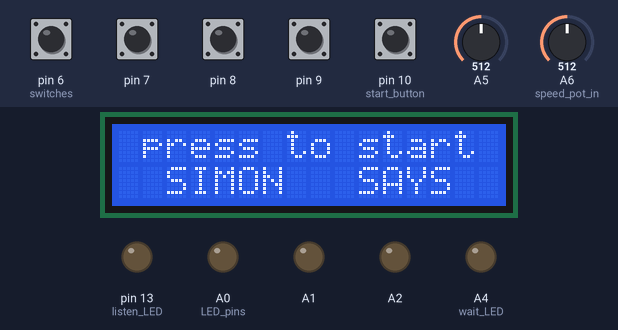
Bench run of a sketch on a simulated Arduino Nano, built with avr-gcc and run on an emulated ATmega328P. Parts: 16×2 character LCD, output pins drawn as LEDs (lit = HIGH). The inputs (shaded band) are chosen by the test bench; at power-on: pin 6 (switches), pin 7–9, pin 10 (start_button) HIGH, A5 = 512, A6 (speed_pot_in) = 512. Random numbers use the default seed unless the sketch sets one.

Above: at 1.2 s.
1.3 s: pin 10 (start_button) pulled LOW for 0.15 s
At 2.7 s:
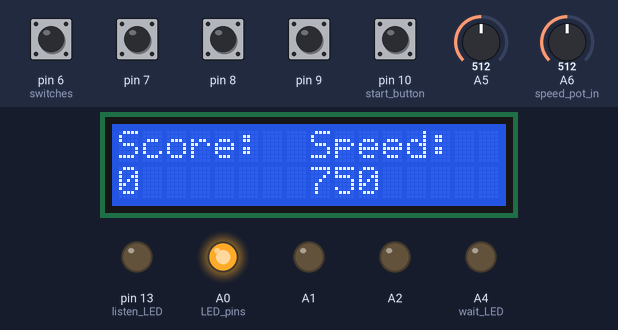
4.4 s: pin 7 pulled LOW for 0.15 s
At 5.8 s:
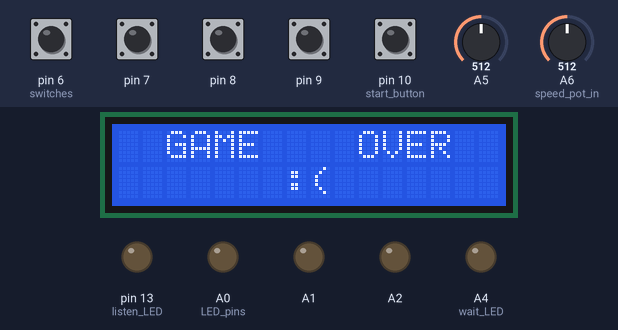
7.5 s: pin 10 (start_button) pulled LOW for 1 s
At 11.2 s:
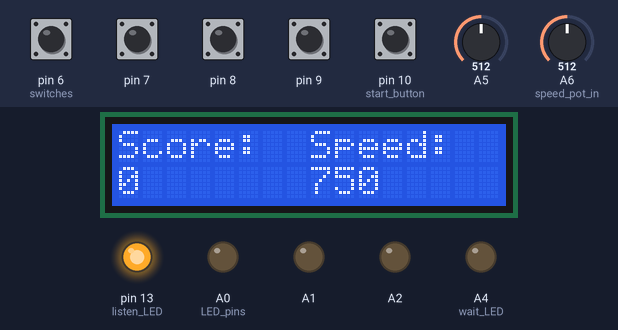
11.5 s: pin 6 (switches) pulled LOW for 0.15 s
At 13.5 s:
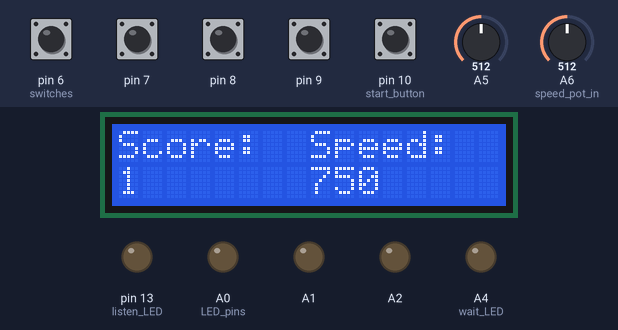
14.2 s: pin 8 pulled LOW for 1 s
At 15.4 s:
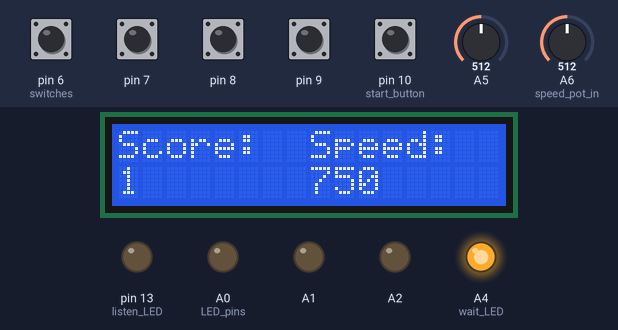
Timing chart, 0 to 17.2 s (numbered marks = the images above; inputs shaded):
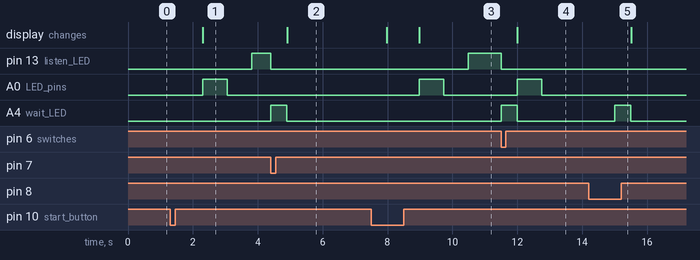

Measured:
- after the input at 1.3 s, pin 13 (listen_LED): LOW → HIGH after 2.5 s; A0 (LED_pins): LOW → HIGH after 1.0 s, → LOW 0.75 s later; the display: first changes after 1.0 s (image 1 shows a later state)
- after the input at 4.4 s, pin 13 (listen_LED): HIGH → LOW at once; A4 (wait_LED): LOW → HIGH at once, → LOW 0.50 s later; the display: changes after 0.50 s (image 2)
- after the input at 7.5 s, pin 13 (listen_LED): LOW → HIGH after 3.0 s; A0 (LED_pins): LOW → HIGH after 1.5 s, → LOW 0.75 s later
- after the input at 11.5 s, pin 13 (listen_LED): HIGH → LOW at once; A0 (LED_pins): LOW → HIGH after 0.50 s, → LOW 0.75 s later; A4 (wait_LED): LOW → HIGH at once, → LOW 0.50 s later; the display: changes after 0.50 s (image 4)
- after the input at 14.2 s, A4 (wait_LED): LOW → HIGH after 0.80 s, → LOW 0.50 s later

The sketch:

simon_says.ino
```cpp
/*
Simon Says by Tomasz Luber

Arduino to D-Pad (4 switches):
6,7,8,9 - up, down, left, right - GND

Arduino to Start button:
10 - switch - GND

Arduino to LCD:
12 - 4
11 - 6
5,4,3,2 - 11,12,13,14
+5v - 220 ohm resistor - 15
+5v - 2
GND - 1
GND - 5
GND - 16

Arduino to LED:
A0,A1,A2,A3 - 220 ohm resistor - LED - GND

Arduino to wait LED:
A4 - 220 ohm resistor - LED - GND

Arduino to listen LED:
13 - 220 ohm resistor - LED - GND

Contrast potentiometer to LCD:
+5v - pot1
GND - pot3
pot2 - lcd3

*/

#include <LiquidCrystal.h>

LiquidCrystal lcd(12, 11, 5, 4, 3, 2);
long r;
String seq = "";
String check = "";
int score = 0;
int start = 0;
int speed;
String bottomRow = "";
String udlr = "UDLR";

void setup() {
  lcd.begin(16, 2);

  pinMode(6, INPUT_PULLUP);  //switches
  pinMode(7, INPUT_PULLUP);
  pinMode(8, INPUT_PULLUP);
  pinMode(9, INPUT_PULLUP);

  pinMode(10, INPUT_PULLUP);  //start button

  pinMode(A6, INPUT); //speed pot in

  pinMode(A0, OUTPUT);  //LED pins
  pinMode(A1, OUTPUT);
  pinMode(A2, OUTPUT);
  pinMode(A4, OUTPUT);
  pinMode(A4, OUTPUT);  //wait LED
  pinMode(13, OUTPUT);  //listen LED

  randomSeed(analogRead(A5));

  lcd.setCursor(0, 0);
  lcd.write("                ");
  lcd.setCursor(0, 0);
  lcd.write(" press to start ");
  lcd.setCursor(0, 1);
  lcd.write("                ");
  lcd.setCursor(0, 1);
  lcd.write("  SIMON   SAYS  ");
}

void loop() {
  if (start == 1) {
    wScore();
    wSpeed();
    ledSeq();
    for (int i = 0; i < seq.length(); i++) {
      listen();
      checker();
    }
    check = "";
    if (seq.length() > 0) {
      score += 1;
    }
  } else {
    while (start == 0) {
      isStart();
    }
  }
}

void isStart() {
  if (digitalRead(10) == LOW) {
    start = 1;
    delay(1000);
    lcd.setCursor(0, 0);
    lcd.write("                ");
    lcd.setCursor(0, 0);
    lcd.write("Score:  Speed:  ");
  }
}

void ledSeq() {
  r = random(4);
  seq += udlr[r];
  for (int i = 0; i < seq.length(); i++) {
    if (seq[i] == 'U') {
      digitalWrite(A0, HIGH);
      delay(speed);
      digitalWrite(A0, LOW);
      delay(speed);
    } else if (seq[i] == 'D') {
      digitalWrite(A1, HIGH);
      delay(speed);
      digitalWrite(A1, LOW);
      delay(speed);
    } else if (seq[i] == 'L') {
      digitalWrite(A2, HIGH);
      delay(speed);
      digitalWrite(A2, LOW);
      delay(speed);
    } else if (seq[i] == 'R') {
      digitalWrite(A3, HIGH);
      delay(speed);
      digitalWrite(A3, LOW);
      delay(speed);
    } else {
      reset();
    }
  }
}

void listen() {
  int upButton = digitalRead(6);
  int downButton = digitalRead(7);
  int leftButton = digitalRead(8);
  int rightButton = digitalRead(9);
  digitalWrite(13, HIGH);
  if (((upButton == LOW) ^ (downButton == LOW) ^ (leftButton == LOW) ^ (rightButton == LOW)) && ((upButton == LOW) || (downButton == LOW) || (leftButton == LOW) || (rightButton == LOW))) {
    listenCheck();
  } else {
    listen();
  }
}

void listenCheck() { //checks which button is pressed and adds corresponding char to check sequence
  int upButton = digitalRead(6);
  int downButton = digitalRead(7);
  int leftButton = digitalRead(8);
  int rightButton = digitalRead(9);
  if (upButton == LOW) {
    check += "U";
  } else if (downButton == LOW) {
    check += "D";
  } else if (leftButton == LOW) {
    check += "L";
  } else if (rightButton == LOW) {
    check += "R";
  }
  digitalWrite(13, LOW);
  digitalWrite(A4, HIGH);
  delay(500);
  digitalWrite(A4, LOW);
}

void gameOver() {
  lcd.setCursor(0, 0);
  lcd.print("  GAME    OVER  ");
  lcd.setCursor(0, 1);
  lcd.print("       :(       ");
  delay(3000);
  reset();
}

void reset() {
  seq = "";
  check = "";
  score = 0;
  start = 0;
  setup();
}

void wScore() {
  lcd.setCursor(0, 1);
  lcd.print("        ");
  lcd.setCursor(0, 1);
  lcd.print(String(score));
}

void wSpeed() {
  int speedVal = analogRead(A6);
  if (speedVal <= 250) {
    speed = 250;
  } else if ((speedVal > 250)&&(speedVal <= 500)) {
    speed = 500;
  } else if ((speedVal > 500)&&(speedVal <= 750)) {
    speed = 750;
  } else if ((speedVal > 750)&&(speedVal <= 1023)) {
    speed = 1000;
  } else {
    speed = 500;
  }
  lcd.setCursor(8, 1);
  lcd.print("        ");
  lcd.setCursor(8, 1);
  lcd.print(speed);
}

void checker() {
  for (int i = 0; i < check.length(); i++) {
    if (check[i] != seq[i]) {
      gameOver();
    }
  }
}
```
